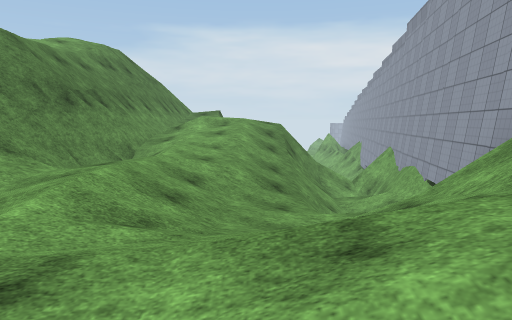
View 1 (above)

16 first-person views from a walk through a scene from a Unity 3-D project. The camera is 1.5 m above the floor, tilts 6° down and sees 70° across. The floor is counted in squares, 2 m on a side. Each view is taken from the middle of a square. On the plan, view 1 faces up. The plan holds only what a view shows up to about 11 squares ahead; the rest is blank. The place goes on beyond the plan. The player character is not drawn. Some surface patterns are stand-ins.

View 2
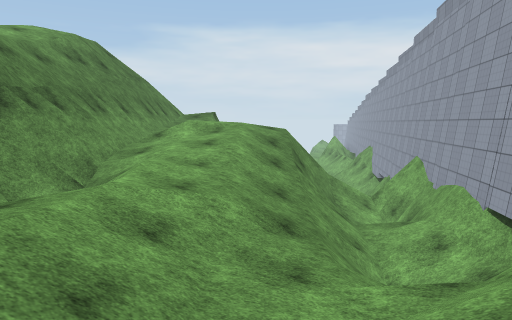

View 3
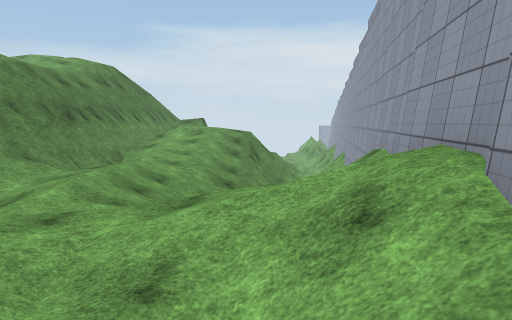

View 4
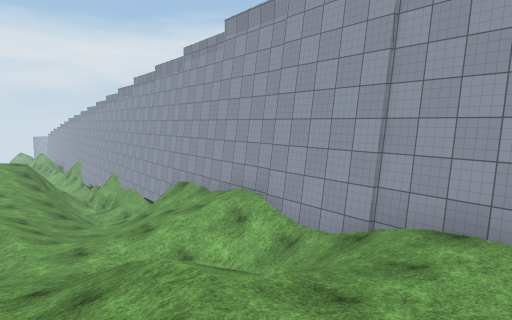

View 5
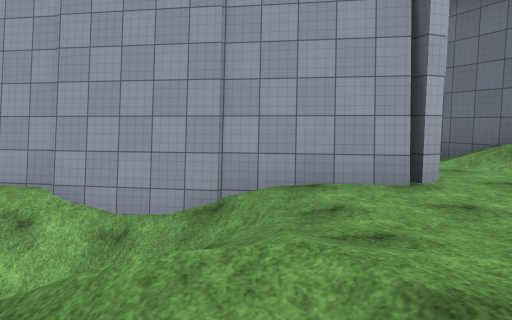

View 6
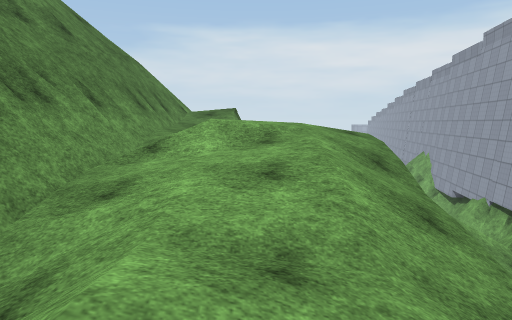

View 7
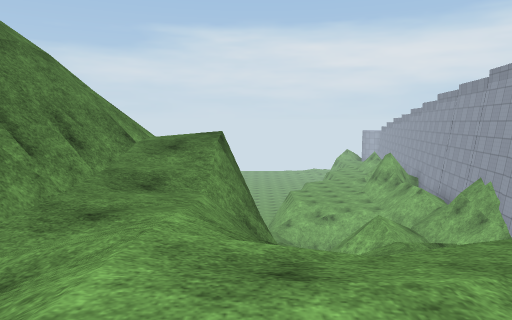

View 8
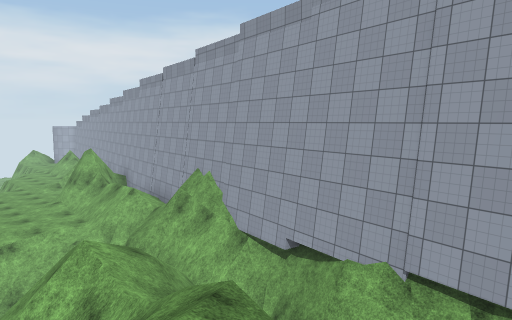

View 9
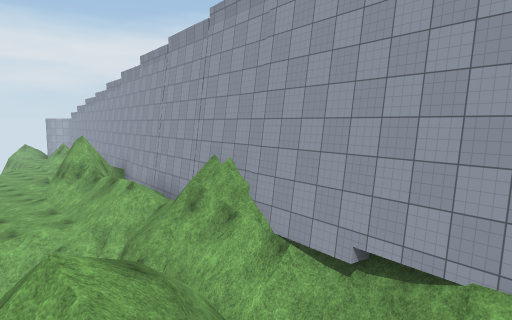

View 10
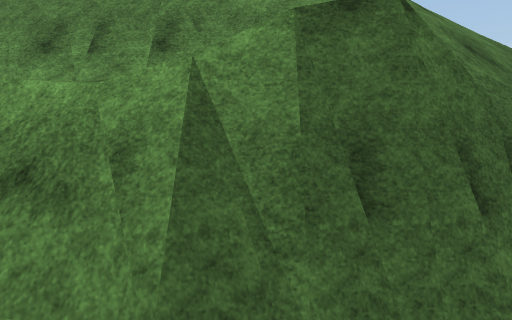

View 11
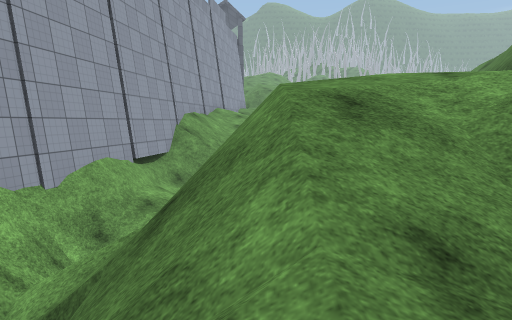

View 12
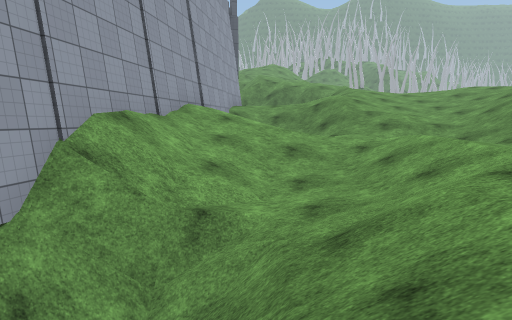

View 13
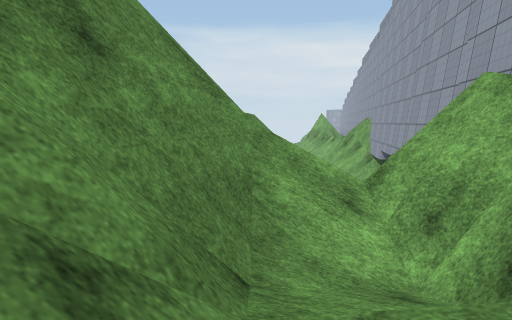

View 14
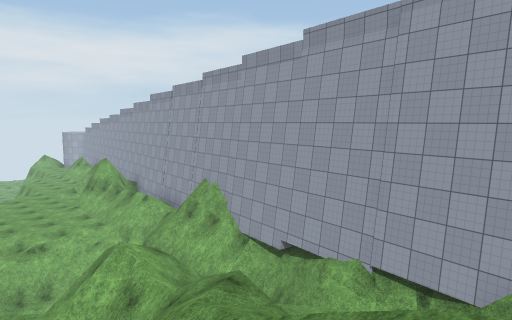

View 15
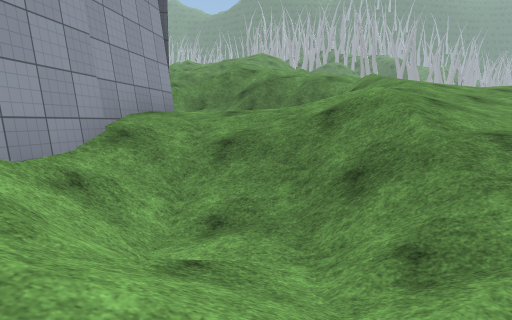

View 16
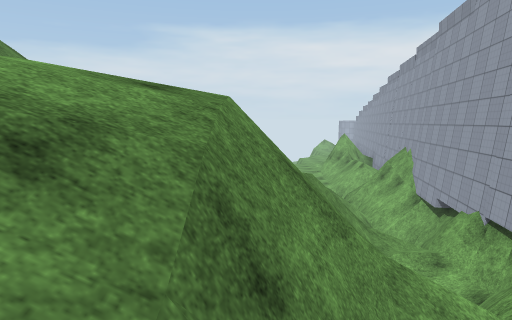

### Floor plan
Key: @ floor where view 1 was taken; # wall or solid block; . main floor; - floor 0.5 m lower than the main floor; _ floor 4.5 m lower than the main floor; < floor 6.5 m lower than the main floor; / step, stairs or slope; = window, fence, low wall or low ledge; v drop or lower ground.
Columns run from 3 left of view 1 to 7 right of it. Each row starts with its distance up from view 1.
 27       </#
 26      /<//
 25     //////#
 24     vvvv//#
 23        vv##
 22        v=#
 21        v=#
 20         =#
 19      =#=##
 18      _= ##
 17 /v      ##
 16 //##===##
 15 #/#//v#=#
 14 #////v###
 13 #////v ##
 12 #///##=#
 11 #/-/##=#
 10 #///v#=#
  9 #/////=#
  8 #/////=#
  7 #/////##
  6 //////##
  5 /////=#
  4 //////#
  3 //////#
  2 //////#
  1 //////#
  0 ///@//#
 -1 /////##
 -2 /////#
 -3 /////#
 -4 ///..#
 -5 ///..#

Where each view was taken, in squares from view 1:
view 1: 0 up, 0 right, facing up
view 2: 2 up, 0 right, facing up
view 3: 2 down, 1 right, facing up
view 4: 5 down, 3 left, facing up-right
view 5: 3 down, 3 left, facing right
view 6: 6 up, 1 left, facing up
view 7: 10 up, 1 left, facing up
view 8: 13 up, 0 right, facing up-right
view 9: 15 up, 1 right, facing up-right
view 10: 15 up, 1 right, facing left
view 11: 15 up, 1 right, facing down
view 12: 9 up, 1 right, facing down
view 13: 8 up, 2 right, facing up
view 14: 12 up, 1 left, facing up-right
view 15: 2 up, 0 right, facing down
view 16: 9 up, 1 right, facing up
